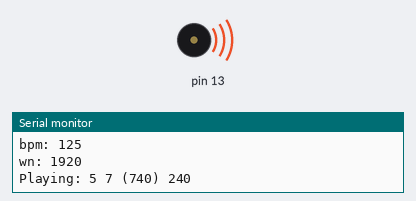
This sketch was run on a simulated Arduino Uno, built with avr-gcc and run on an emulated ATmega328P. On the bench: buzzer (waves = sounding), the last lines printed to the serial monitor. At 23.9 s the program stops and its outputs stay as they are.

Above: at 0.1 s.
At 24.0 s:
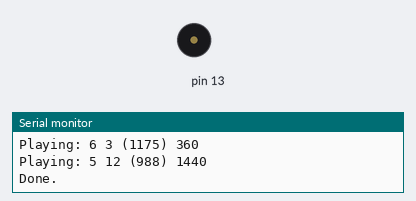
Timing chart, 0 to 25.4 s (numbered marks = the images above):
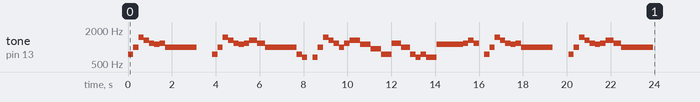

Measured:
- by itself, tone on pin 13: plays 740 Hz for 0.24 s, 988 Hz for 0.24 s, 1480 Hz for 0.24 s, 1319 Hz for 0.24 s, 1175 Hz for 0.24 s, 1109 Hz for 0.24 s … (59 notes in this stretch)

The sketch:

lib_ex_Tone_RTTTL_2.ino
```cpp
// A fun sketch to demonstrate the use of the Tone library.

// To mix the output of the signals to output to a small speaker (i.e. 8 Ohms or higher),
// simply use 1K Ohm resistors from each output pin and tie them together at the speaker.
// Don't forget to connect the other side of the speaker to ground!

// You can get more RTTTL (RingTone Text Transfer Language) songs from
// http://code.google.com/p/rogue-code/wiki/ToneLibraryDocumentation

#include <Tone.h>

Tone tone1;

#define OCTAVE_OFFSET 0

int notes[] = { 0,
NOTE_C4, NOTE_CS4, NOTE_D4, NOTE_DS4, NOTE_E4, NOTE_F4, NOTE_FS4, NOTE_G4, NOTE_GS4, NOTE_A4, NOTE_AS4, NOTE_B4,
NOTE_C5, NOTE_CS5, NOTE_D5, NOTE_DS5, NOTE_E5, NOTE_F5, NOTE_FS5, NOTE_G5, NOTE_GS5, NOTE_A5, NOTE_AS5, NOTE_B5,
NOTE_C6, NOTE_CS6, NOTE_D6, NOTE_DS6, NOTE_E6, NOTE_F6, NOTE_FS6, NOTE_G6, NOTE_GS6, NOTE_A6, NOTE_AS6, NOTE_B6,
NOTE_C7, NOTE_CS7, NOTE_D7, NOTE_DS7, NOTE_E7, NOTE_F7, NOTE_FS7, NOTE_G7, NOTE_GS7, NOTE_A7, NOTE_AS7, NOTE_B7
};

//char *song = "The Simpsons:d=4,o=5,b=160:c.6,e6,f#6,8a6,g.6,e6,c6,8a,8f#,8f#,8f#,2g,8p,8p,8f#,8f#,8f#,8g,a#.,8c6,8c6,8c6,c6";
//char *song = "Indiana:d=4,o=5,b=250:e,8p,8f,8g,8p,1c6,8p.,d,8p,8e,1f,p.,g,8p,8a,8b,8p,1f6,p,a,8p,8b,2c6,2d6,2e6,e,8p,8f,8g,8p,1c6,p,d6,8p,8e6,1f.6,g,8p,8g,e.6,8p,d6,8p,8g,e.6,8p,d6,8p,8g,f.6,8p,e6,8p,8d6,2c6";
//char *song = "TakeOnMe:d=4,o=4,b=160:8f#5,8f#5,8f#5,8d5,8p,8b,8p,8e5,8p,8e5,8p,8e5,8g#5,8g#5,8a5,8b5,8a5,8a5,8a5,8e5,8p,8d5,8p,8f#5,8p,8f#5,8p,8f#5,8e5,8e5,8f#5,8e5,8f#5,8f#5,8f#5,8d5,8p,8b,8p,8e5,8p,8e5,8p,8e5,8g#5,8g#5,8a5,8b5,8a5,8a5,8a5,8e5,8p,8d5,8p,8f#5,8p,8f#5,8p,8f#5,8e5,8e5";
//char *song = "Entertainer:d=4,o=5,b=140:8d,8d#,8e,c6,8e,c6,8e,2c.6,8c6,8d6,8d#6,8e6,8c6,8d6,e6,8b,d6,2c6,p,8d,8d#,8e,c6,8e,c6,8e,2c.6,8p,8a,8g,8f#,8a,8c6,e6,8d6,8c6,8a,2d6";
//char *song = "Muppets:d=4,o=5,b=250:c6,c6,a,b,8a,b,g,p,c6,c6,a,8b,8a,8p,g.,p,e,e,g,f,8e,f,8c6,8c,8d,e,8e,8e,8p,8e,g,2p,c6,c6,a,b,8a,b,g,p,c6,c6,a,8b,a,g.,p,e,e,g,f,8e,f,8c6,8c,8d,e,8e,d,8d,c";
//char *song = "Xfiles:d=4,o=5,b=125:e,b,a,b,d6,2b.,1p,e,b,a,b,e6,2b.,1p,g6,f#6,e6,d6,e6,2b.,1p,g6,f#6,e6,d6,f#6,2b.,1p,e,b,a,b,d6,2b.,1p,e,b,a,b,e6,2b.,1p,e6,2b.";
//char *song = "Looney:d=4,o=5,b=140:32p,c6,8f6,8e6,8d6,8c6,a.,8c6,8f6,8e6,8d6,8d#6,e.6,8e6,8e6,8c6,8d6,8c6,8e6,8c6,8d6,8a,8c6,8g,8a#,8a,8f";
//char *song = "20thCenFox:d=16,o=5,b=140:b,8p,b,b,2b,p,c6,32p,b,32p,c6,32p,b,32p,c6,32p,b,8p,b,b,b,32p,b,32p,b,32p,b,32p,b,32p,b,32p,b,32p,g#,32p,a,32p,b,8p,b,b,2b,4p,8e,8g#,8b,1c#6,8f#,8a,8c#6,1e6,8a,8c#6,8e6,1e6,8b,8g#,8a,2b";
//char *song = "Bond:d=4,o=5,b=80:32p,16c#6,32d#6,32d#6,16d#6,8d#6,16c#6,16c#6,16c#6,16c#6,32e6,32e6,16e6,8e6,16d#6,16d#6,16d#6,16c#6,32d#6,32d#6,16d#6,8d#6,16c#6,16c#6,16c#6,16c#6,32e6,32e6,16e6,8e6,16d#6,16d6,16c#6,16c#7,c.7,16g#6,16f#6,g#.6";
//char *song = "MASH:d=8,o=5,b=140:4a,4g,f#,g,p,f#,p,g,p,f#,p,2e.,p,f#,e,4f#,e,f#,p,e,p,4d.,p,f#,4e,d,e,p,d,p,e,p,d,p,2c#.,p,d,c#,4d,c#,d,p,e,p,4f#,p,a,p,4b,a,b,p,a,p,b,p,2a.,4p,a,b,a,4b,a,b,p,2a.,a,4f#,a,b,p,d6,p,4e.6,d6,b,p,a,p,2b";
//char *song = "StarWars:d=4,o=5,b=45:32p,32f#,32f#,32f#,8b.,8f#.6,32e6,32d#6,32c#6,8b.6,16f#.6,32e6,32d#6,32c#6,8b.6,16f#.6,32e6,32d#6,32e6,8c#.6,32f#,32f#,32f#,8b.,8f#.6,32e6,32d#6,32c#6,8b.6,16f#.6,32e6,32d#6,32c#6,8b.6,16f#.6,32e6,32d#6,32e6,8c#6";
//char *song = "GoodBad:d=4,o=5,b=56:32p,32a#,32d#6,32a#,32d#6,8a#.,16f#.,16g#.,d#,32a#,32d#6,32a#,32d#6,8a#.,16f#.,16g#.,c#6,32a#,32d#6,32a#,32d#6,8a#.,16f#.,32f.,32d#.,c#,32a#,32d#6,32a#,32d#6,8a#.,16g#.,d#";
//char *song = "TopGun:d=4,o=4,b=31:32p,16c#,16g#,16g#,32f#,32f,32f#,32f,16d#,16d#,32c#,32d#,16f,32d#,32f,16f#,32f,32c#,16f,d#,16c#,16g#,16g#,32f#,32f,32f#,32f,16d#,16d#,32c#,32d#,16f,32d#,32f,16f#,32f,32c#,g#";
//char *song = "A-Team:d=8,o=5,b=125:4d#6,a#,2d#6,16p,g#,4a#,4d#.,p,16g,16a#,d#6,a#,f6,2d#6,16p,c#.6,16c6,16a#,g#.,2a#";
//char *song = "Flinstones:d=4,o=5,b=40:32p,16f6,16a#,16a#6,32g6,16f6,16a#.,16f6,32d#6,32d6,32d6,32d#6,32f6,16a#,16c6,d6,16f6,16a#.,16a#6,32g6,16f6,16a#.,32f6,32f6,32d#6,32d6,32d6,32d#6,32f6,16a#,16c6,a#,16a6,16d.6,16a#6,32a6,32a6,32g6,32f#6,32a6,8g6,16g6,16c.6,32a6,32a6,32g6,32g6,32f6,32e6,32g6,8f6,16f6,16a#.,16a#6,32g6,16f6,16a#.,16f6,32d#6,32d6,32d6,32d#6,32f6,16a#,16c.6,32d6,32d#6,32f6,16a#,16c.6,32d6,32d#6,32f6,16a#6,16c7,8a#.6";
//char *song = "Jeopardy:d=4,o=6,b=125:c,f,c,f5,c,f,2c,c,f,c,f,a.,8g,8f,8e,8d,8c#,c,f,c,f5,c,f,2c,f.,8d,c,a#5,a5,g5,f5,p,d#,g#,d#,g#5,d#,g#,2d#,d#,g#,d#,g#,c.7,8a#,8g#,8g,8f,8e,d#,g#,d#,g#5,d#,g#,2d#,g#.,8f,d#,c#,c,p,a#5,p,g#.5,d#,g#";
//char *song = "Gadget:d=16,o=5,b=50:32d#,32f,32f#,32g#,a#,f#,a,f,g#,f#,32d#,32f,32f#,32g#,a#,d#6,4d6,32d#,32f,32f#,32g#,a#,f#,a,f,g#,f#,8d#";
//char *song = "Smurfs:d=32,o=5,b=200:4c#6,16p,4f#6,p,16c#6,p,8d#6,p,8b,p,4g#,16p,4c#6,p,16a#,p,8f#,p,8a#,p,4g#,4p,g#,p,a#,p,b,p,c6,p,4c#6,16p,4f#6,p,16c#6,p,8d#6,p,8b,p,4g#,16p,4c#6,p,16a#,p,8b,p,8f,p,4f#";
//char *song = "MahnaMahna:d=16,o=6,b=125:c#,c.,b5,8a#.5,8f.,4g#,a#,g.,4d#,8p,c#,c.,b5,8a#.5,8f.,g#.,8a#.,4g,8p,c#,c.,b5,8a#.5,8f.,4g#,f,g.,8d#.,f,g.,8d#.,f,8g,8d#.,f,8g,d#,8c,a#5,8d#.,8d#.,4d#,8d#.";
//char *song = "LeisureSuit:d=16,o=6,b=56:f.5,f#.5,g.5,g#5,32a#5,f5,g#.5,a#.5,32f5,g#5,32a#5,g#5,8c#.,a#5,32c#,a5,a#.5,c#.,32a5,a#5,32c#,d#,8e,c#.,f.,f.,f.,f.,f,32e,d#,8d,a#.5,e,32f,e,32f,c#,d#.,c#";
//char *song = "MissionImp:d=16,o=6,b=95:32d,32d#,32d,32d#,32d,32d#,32d,32d#,32d,32d,32d#,32e,32f,32f#,32g,g,8p,g,8p,a#,p,c7,p,g,8p,g,8p,f,p,f#,p,g,8p,g,8p,a#,p,c7,p,g,8p,g,8p,f,p,f#,p,a#,g,2d,32p,a#,g,2c#,32p,a#,g,2c,a#5,8c,2p,32p,a#5,g5,2f#,32p,a#5,g5,2f,32p,a#5,g5,2e,d#,8d";
//char *song = "AbbaMo:d=4,o=6,b=112:8e7,8e7,8e7,8e7,8e7,8e7,16e,16a,16c7,16e7,8d#7,8d#7,8d#7,8d#7,8d#7,8d#7,16f,16a,16c7,16d#7,d7,8c7,8a,8c7,c7,2a,32a,32c7,32e7,8a7";
//char *song = "Beethoven:d=4,o=6,b=80:16g5,16g5,16g5,d#5,16f5,16f5,16f5,d5,16g5,16g5,16g5,16d#5,16g#5,16g#5,16g#5,16g5,16d#,16d#,16d#,c,16g5,16g5,16g5,16d5,16g#5,16g#5,16g#5,16g5,16f,16f,16f,d";
//char *song = "GunsAndR:d=4,o=6,b=225:d5,d,a5,g5,g,a5,f#,d5,d,a5,g5,g,a5,f#,a5,e5,d,a5,g,a5,f#,a5,e5,d,a5,g5,g,a5,f#,a5,f#,a5,e5,d,a5,g5,g,a5,f#,a5";
//char *song = "Temptation:d=4,o=6,b=112:f5,16p,32p,8g5,8a5,8c,8d,8f,f5,8p,8g5,8a5,8c,8d,8f,8f5,c5,16p,32p,8c5,8d5,f5,g5,8p,16p,16f5,16d5,8f5,p,8a5,8g5";
//char *song = "DeepPurpl:d=4,o=6,b=112:c5,d#5,f.5,c5,d#5,8f#5,f5,p,c5,d#5,f.5,d#5,c5,2p,8p,c5,d#5,f.5,c5,d#5,8f#5,f5,p,c5,d#5,f.5,d#5,c5,p";
//char *song = "LionKing:d=4,o=6,b=225:8c,8d#,p,8d#,8p,8d#,8d,8p,2c,2p,a5,8c,8d#,8p,8d#,8p,d#,1c,p,8p,8c,8d#,p,8d#,8p,8d#,8d,8p,1c,8p,a5,8p,c,8p,d#,8p,d,8p,1d,2p,8e,8g,p,8g,p,8a,p,2a,2p,a,p,g,8p,8d#,8p,8d,c,1d";
//char *song = "Deeppurpl:d=4,o=6,b=125:8e5,8p,p,2g,2f#,e,8d5,8p,8e5,8p,p,2g,2f#,e,8c5,8p,8d5,8p,p,2f#,8d5,8e,d,8d5,8p,8d5,8p,8e5,8p,p,e.,8d,2b5,8d5,8p,8d5,8p,8e5,8p,p,2g,2f#,e,8d5,8p,8e5,8p,p,2g,2f#,e,8c5,8p,8d5,8p,p,2f#,8d5,8e,d,8d5,8p,8d5,8p,8e5,8p,p,e.,8d,2b5,8d5,8p,8d5,8p,2e5";
//char *song = "Metallica:d=4,o=6,b=125:a5,8a,8c7,8d#,d,8a,a5,8a,8c7,8d#,d,8a,a5,8a,8c7,8d#,d,8a,a5,8a,8c7,8d#,d,8a,a5";
//char *song = "DJDorusd:d=4,o=6,b=140:f.,16p,8f,8f,8g,8f,8e,d.,8p,d.,8p,8e,8e,8f,g.,32p,8f,8g,a,a,8g,8c.,16p";
//char *song = "lamourto:d=4,o=6,b=80:8e5,8p,8e5,16e5,16c,8b5,8p,8b5,16b5,16c,8a5,8p,16a5,16g5,8a5,8a5,16a5,16g5,16a5,16g5,8e5,8p,8e5,16e5,16c,8b5,8p,8b5,16b5,16c,8a5,8p,8a5,16a5,16g5,a5";
//char *song = "LeeCarbre:d=4,o=6,b=112:8c,8b5,8a5,16b5,16c,16p,8b5,16a5,16p,16a5,16b5,16a5,8c,8b5,8a5,16b5,16c,16p,8b5,16a5,16p,16a5,16b5,16a5,8c,8b5,8a5,16b5,16c,16p,8b5,16a5,16p,16a5,16b5,16a5,8c,8b5,8a5,16b5,16c,16p,8b5,16a5,16p,16a5,16b5,16a5,8c,8b5,8a5,16b5,16c,16p,8b5,16a5,16p,16a5,16b5,16a5,8c,8b5,8a5,16b5,16c,16p,8b5,16a5,16p,16a5,16b5,16a5";
//char *song = "Overmyhe:d=4,o=6,b=180:8d5,8d5,8f5,8d5,8a5,8f5,8a5,8f5,8e5,8e5,8g5,8e5,8c5,8c5,8e5,8c5,8d5,8d5,8f5,8d5,8a5,8f5,8a5,8f5,8e5,8e5,8g5,8e5,8c5,8c5,8e5,8c5";
//char *song = "asikveyse:d=4,o=6,b=70:16b5,16c,8c,8c,16c,8b5,16a5,16c,16b5,8b5,16b5,8a5,16g5,8a5,8a5,16a5,16g5,16g5,16f5,16a5,16g5,8g5,16g5,16f5,16f5,16d5,16g5,16e5,8f5,16f5,8e5,16d5,16f5,16e5,8e5,16e5,8d5,16c5,16e5,16d5,8d5,8d5,16d5,16d5,16d5,16d5";
//char *song = "BoboMarle:d=4,o=6,b=100:a5,8g#5,8a5,8g#5,2f#5,2p,8c#,16p,32p,8d,8c#,8b5,2a5,2p,8a5,8p,8g#5,8a5,8g#5,1f#5,8p,16p,8c#,8p,8d,8c#,8b5,2a5,p";
char *song = "Destinys:d=4,o=6,b=125:8f#5,8b5,8f#,8e,8d,8c#,8d,2b.5,p,8p,8f#5,8b5,8f#,8e,8d,8c#,8d,8e.,8d.,2b.5,8f#5,8e5,8p,8e5,8b5,8f#,8e,8d,8b5,8d,8e,8e,8c#,8c#,8a#5,8a#5,8f#5,8f#5,8d,16d.,8b5,16b.5,8f#5,8e5,8f#5,8e5,8e5,8c#,8c#,8c#,8c#,8c#,8d,8e,8d,8p,8f#5,8b5,8f#,8e,8d,8c#,8d,2b.5,p,8p,8f#5,8b5,8f#,8e,8d,8c#,8d,8e.,8d.,2b.5";
//char *song = "";
//char *song = "";
//char *song = "";
//char *song = "";
//char *song = "";
//char *song = "";
//char *song = "";
//char *song = "";
//char *song = "";
//char *song = "";
//char *song = "";
//char *song = "";
//char *song = "";
//char *song = "";

// _____________

void setup(void)
{
  Serial.begin(115200);
  tone1.begin(13);
}

#define isdigit(n) (n >= '0' && n <= '9')

void play_rtttl(char *p)
{
  // Absolutely no error checking in here

  byte default_dur = 4;
  byte default_oct = 6;
  int bpm = 63;
  int num;
  long wholenote;
  long duration;
  byte note;
  byte scale;

  // format: d=N,o=N,b=NNN:
  // find the start (skip name, etc)

  while(*p != ':') p++;    // ignore name
  p++;                     // skip ':'

  // get default duration
  if(*p == 'd')
  {
    p++; p++;              // skip "d="
    num = 0;
    while(isdigit(*p))
    {
      num = (num * 10) + (*p++ - '0');
    }
    if(num > 0) default_dur = num;
    p++;                   // skip comma
  }

  Serial.print("ddur: "); Serial.println(default_dur, 10);

  // get default octave
  if(*p == 'o')
  {
    p++; p++;              // skip "o="
    num = *p++ - '0';
    if(num >= 3 && num <=7) default_oct = num;
    p++;                   // skip comma
  }

  Serial.print("doct: "); Serial.println(default_oct, 10);

  // get BPM
  if(*p == 'b')
  {
    p++; p++;              // skip "b="
    num = 0;
    while(isdigit(*p))
    {
      num = (num * 10) + (*p++ - '0');
    }
    bpm = num;
    p++;                   // skip colon
  }

  Serial.print("bpm: "); Serial.println(bpm, 10);

  // BPM usually expresses the number of quarter notes per minute
  wholenote = (60 * 1000L / bpm) * 4;  // this is the time for whole note (in milliseconds)

  Serial.print("wn: "); Serial.println(wholenote, 10);


  // now begin note loop
  while(*p)
  {
    // first, get note duration, if available
    num = 0;
    while(isdigit(*p))
    {
      num = (num * 10) + (*p++ - '0');
    }

    if(num) duration = wholenote / num;
    else duration = wholenote / default_dur;  // we will need to check if we are a dotted note after

    // now get the note
    note = 0;

    switch(*p)
    {
      case 'c':
        note = 1;
        break;
      case 'd':
        note = 3;
        break;
      case 'e':
        note = 5;
        break;
      case 'f':
        note = 6;
        break;
      case 'g':
        note = 8;
        break;
      case 'a':
        note = 10;
        break;
      case 'b':
        note = 12;
        break;
      case 'p':
      default:
        note = 0;
    }
    p++;

    // now, get optional '#' sharp
    if(*p == '#')
    {
      note++;
      p++;
    }

    // now, get optional '.' dotted note
    if(*p == '.')
    {
      duration += duration/2;
      p++;
    }

    // now, get scale
    if(isdigit(*p))
    {
      scale = *p - '0';
      p++;
    }
    else
    {
      scale = default_oct;
    }

    scale += OCTAVE_OFFSET;

    if(*p == ',')
      p++;       // skip comma for next note (or we may be at the end)

    // now play the note

    if(note)
    {
      Serial.print("Playing: ");
      Serial.print(scale, 10); Serial.print(' ');
      Serial.print(note, 10); Serial.print(" (");
      Serial.print(notes[(scale - 4) * 12 + note], 10);
      Serial.print(") ");
      Serial.println(duration, 10);
      tone1.play(notes[(scale - 4) * 12 + note]);
      delay(duration);
      tone1.stop();
    }
    else
    {
      Serial.print("Pausing: ");
      Serial.println(duration, 10);
      delay(duration);
    }
  }
}

void loop(void)
{
  play_rtttl(song);
  Serial.println("Done.");
  while(1);
}
```
